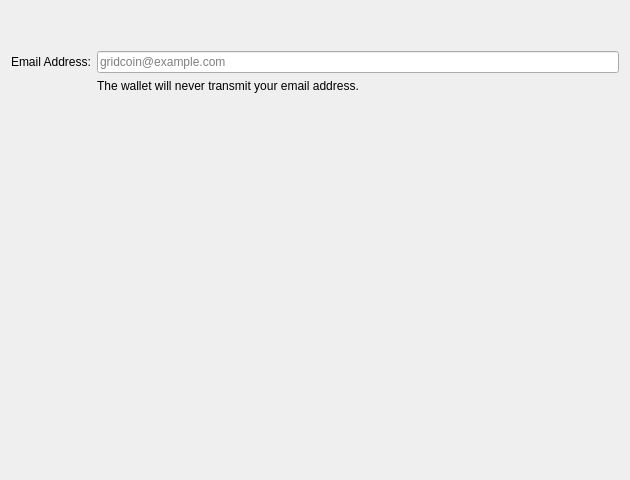
<?xml version="1.0" encoding="UTF-8"?>
<ui version="4.0">
 <class>ResearcherWizardEmailPage</class>
 <widget class="QWizardPage" name="ResearcherWizardEmailPage">
  <property name="geometry">
   <rect>
    <x>0</x>
    <y>0</y>
    <width>630</width>
    <height>480</height>
   </rect>
  </property>
  <property name="sizePolicy">
   <sizepolicy hsizetype="Expanding" vsizetype="Expanding">
    <horstretch>0</horstretch>
    <verstretch>0</verstretch>
   </sizepolicy>
  </property>
  <property name="windowTitle">
   <string>BOINC Email Address</string>
  </property>
  <property name="title">
   <string>BOINC Email Address</string>
  </property>
  <property name="subTitle">
   <string>Confirm the email address that you provided to register the accounts for BOINC projects that you participate in. Gridcoin uses the email address to detect BOINC projects on your computer.</string>
  </property>
  <layout class="QVBoxLayout" name="verticalLayout">
   <item>
    <spacer name="headerSpacer">
     <property name="orientation">
      <enum>Qt::Vertical</enum>
     </property>
     <property name="sizeType">
      <enum>QSizePolicy::Fixed</enum>
     </property>
     <property name="sizeHint" stdset="0">
      <size>
       <width>20</width>
       <height>40</height>
      </size>
     </property>
    </spacer>
   </item>
   <item>
    <layout class="QFormLayout" name="formLayout">
     <item row="1" column="0">
      <widget class="QLabel" name="emailAddressLabel">
       <property name="text">
        <string>Email Address:</string>
       </property>
      </widget>
     </item>
     <item row="1" column="1">
      <widget class="QLineEdit" name="emailAddressLineEdit">
       <property name="placeholderText">
        <string notr="true">gridcoin@example.com</string>
       </property>
       <property name="clearButtonEnabled">
        <bool>true</bool>
       </property>
      </widget>
     </item>
     <item row="2" column="0">
      <widget class="QLabel" name="emailNoteLabelLabel">
       <property name="text">
        <string/>
       </property>
      </widget>
     </item>
     <item row="2" column="1">
      <widget class="QLabel" name="emailNoteLabel">
       <property name="sizePolicy">
        <sizepolicy hsizetype="Expanding" vsizetype="Preferred">
         <horstretch>0</horstretch>
         <verstretch>0</verstretch>
        </sizepolicy>
       </property>
       <property name="text">
        <string>The wallet will never transmit your email address.</string>
       </property>
      </widget>
     </item>
    </layout>
   </item>
  </layout>
 </widget>
 <resources/>
 <connections/>
</ui>
